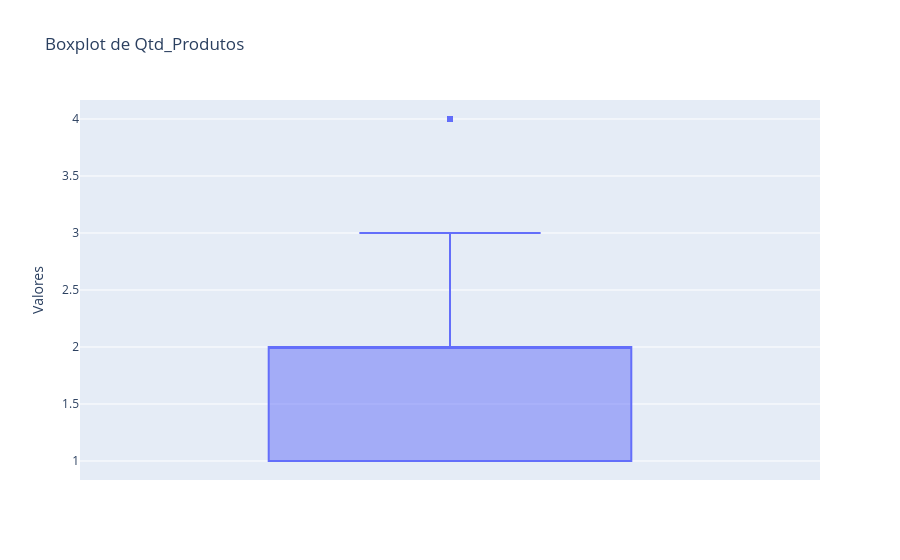

The notebook cell this image was saved under:
### Markdown cell above
Variável Qtd_Produtos

### Code cell
fig = px.box(df, y= 'Qtd_Produtos', title='Boxplot de Qtd_Produtos', labels={'Qtd_Produtos': 'Valores'})
fig.show()

### Figure 1 — Plotly figure (JSON) as saved in the notebook; plotly's stock layout.template omitted (floating-point values rounded to 4 significant figures; data arrays with more than 128 entries replaced by an {"elided": "..."} marker saying what was removed)
{"data": [{"alignmentgroup": "True", "hovertemplate": "Valores=%{y}<extra></extra>", "legendgroup": "", "marker": {"color": "#636efa"}, "name": "", "notched": false, "offsetgroup": "", "orientation": "v", "showlegend": false, "type": "box", "x0": " ", "xaxis": "x", "y": {"elided": "99708 int values"}, "y0": " ", "yaxis": "y"}], "layout": {"boxmode": "group", "legend": {"tracegroupgap": 0}, "title": {"text": "Boxplot de Qtd_Produtos"}, "xaxis": {"anchor": "y", "domain": [0, 1]}, "yaxis": {"anchor": "x", "domain": [0, 1], "title": {"text": "Valores"}}}}
